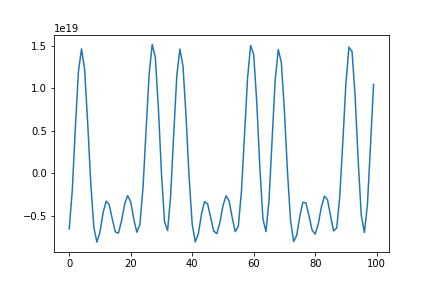

The script that saved this image:
import numpy as np
import matplotlib.pyplot as plt
import json

def main():
    noise = np.fromfile('pulsar.dat')
    f = np.fft.fft(noise)
    for i in range (f.size):
        if abs(f[i].real) < 0.5e24:
            f[i] = 0
    #убрали слабый шум
    f[:5000] = 0
    f[-5000:] = 0
    #убрали особо малые частоты
    signal = np.fft.ifft(f)
    plt.plot(signal[:100].real)
    plt.savefig('pulsar.png')
    #картинка есть, ищем период
    peak = 0
    up = True
    got_l = False
    got_r = False
    for i in range(50):
        if signal[i] > 1e19 and up:
            peak +=1
            up = False
        if signal[i] < 0:
            up = True
        if peak == 1 and not got_l:
            left = i
            got_l = True
        if peak == 3 and not got_r:
            right = i
            got_r = True
            break
    T = right - left
    d = {"period": T}
    with open('pulsar.json', 'w') as f:
        json.dump(d, f)
    
if __name__ == '__main__':
    main()